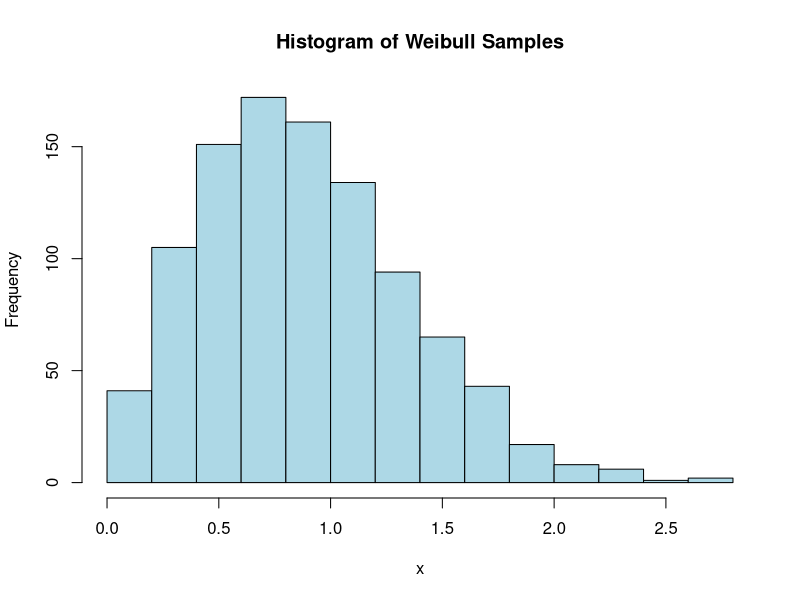
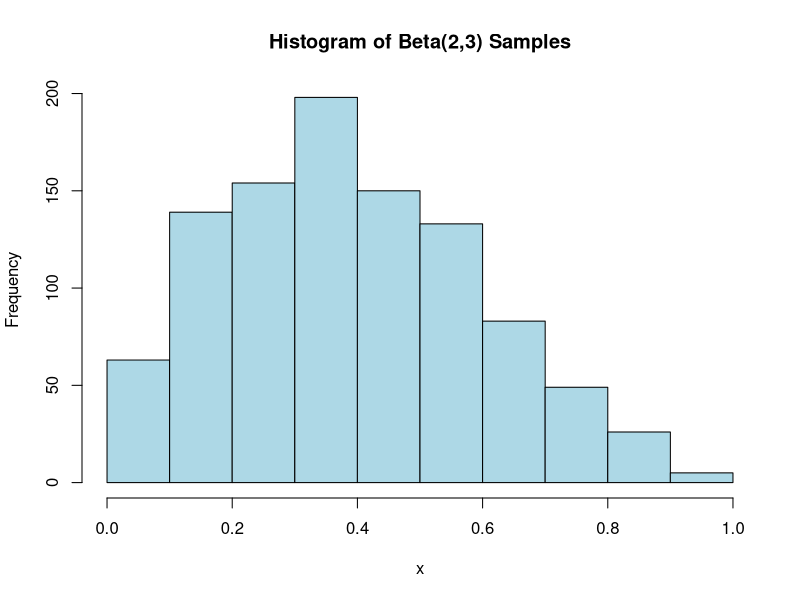
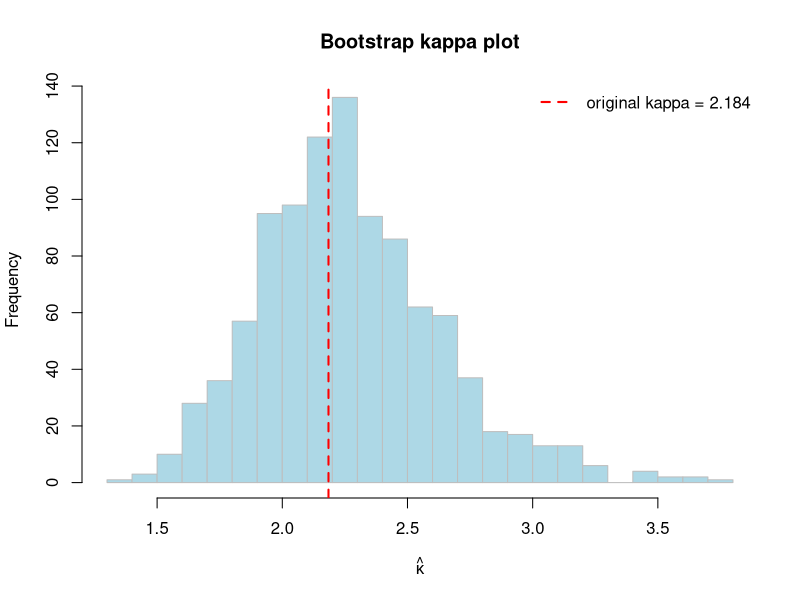

R code for these plots, in order: (Note: this script raises an error after producing the figures.)
## ---- chunk 1
rweibull_custom <- function(n, k, lambda) {
  u <- runif(n)
  
  # Apply the inverse transform method
  x <- lambda * (-log(u))^(1/k)
  
  return(x)
}


set.seed(123)  
samples <- rweibull_custom(n = 1000, k = 2, lambda = 1)
hist(samples, main = "Histogram of Weibull Samples", xlab = "x", col = "lightblue")

## ---- chunk 2
rbeta_custom <- function(n, alpha, beta) {
  x <- rgamma(n, shape = alpha, rate = 1)
  y <- rgamma(n, shape = beta, rate = 1)
  
  samples <- x / (x + y)
  
  return(samples)
}


set.seed(123) 
samples <- rbeta_custom(n = 1000, alpha = 2, beta = 3)
hist(samples, main = "Histogram of Beta(2,3) Samples", xlab = "x", col = "lightblue")

## ---- chunk 3
vonmises_kernel <- function(angle, mean, concentration) {
  exp(concentration * cos(angle - mean))
}

## ---- chunk 4

r_vonmises <- function(num_samples, mean, concentration) {
  result <- numeric(num_samples)
  exp_half_conc <- exp(concentration / 2)
  

  u_upper_bound <- exp_half_conc
  v_lower_bound <- -2 * exp_half_conc * pi
  v_upper_bound <-  2 * exp_half_conc * pi
  
  iteration_count <- 0
  accepted_count  <- 0  
  
  while (accepted_count < num_samples) {
    iteration_count <- iteration_count + 1
    

    u_sample <- runif(1, 0, u_upper_bound)
    v_sample <- runif(1, v_lower_bound, v_upper_bound)
    
    candidate_angle <- v_sample / u_sample
    
    if (candidate_angle > mean - pi && candidate_angle <= mean + pi &&
        u_sample <= exp(concentration * cos(candidate_angle - mean) / 2)) {
      accepted_count <- accepted_count + 1
      result[accepted_count] <- candidate_angle
    }
  }
  

  attr(result, "efficiency") <- num_samples / iteration_count
  result
}


set.seed(01505752)
sample_angle <- r_vonmises(1, 0, 1)
sample_angle

## ---- chunk 5

set.seed(01505752)
num_samples <- 50
mean_direction <- 0
concentration_param <- 2


sample_angles <- r_vonmises(num_samples, mean_direction, concentration_param)


circular_mean <- atan2(mean(sin(sample_angles)), mean(cos(sample_angles)))


R_bar <- sqrt(mean(cos(sample_angles))^2 + mean(sin(sample_angles))^2)

cat("（mean direction）：", circular_mean, "\n")
cat("R_bar：", R_bar, "\n")


estimate_kappa <- function(angles) {
  n <- length(angles)
  R_bar_sample <- sqrt(mean(cos(angles))^2 + mean(sin(angles))^2)

  f <- function(kappa) {
    sqrt(1/n + (n-1)/n * (besselI(kappa, 1)^2 / besselI(kappa, 0)^2)) - R_bar_sample
  }
  

  sol <- uniroot(f, lower = 0, upper = 100)
  sol$root
}


kappa_hat <- estimate_kappa(sample_angles)
cat("original kappa：", kappa_hat, "\n")


B <- 1000        
kappa_boot <- numeric(B)

for (b in 1:B) {
  boot_sample <- sample(sample_angles, size = num_samples, replace = TRUE)
  kappa_boot[b] <- estimate_kappa(boot_sample)
}


hist(kappa_boot, breaks = 30, main = "Bootstrap kappa plot", 
     xlab = expression(hat(kappa)), col = "lightblue", border = "gray")
abline(v = kappa_hat, col = "red", lwd = 2, lty = 2)
legend("topright", legend = paste("original kappa =", round(kappa_hat, 3)),
       col = "red", lwd = 2, lty = 2, bty = "n")

boot_mean <- mean(kappa_boot)
boot_var  <- var(kappa_boot)

cat("Bootstrap kappa mean：", boot_mean, "\n")
cat("Bootstrap kappa Var：", boot_var, "\n")

## ---- chunk 6

# 4. Nonparametric Bootstrap: Resample from the empirical distribution

B <- 1000 
kappa_boot_np <- numeric(B)

for (b in 1:B) {
  boot_sample <- sample(sample_angles, size = n, replace = TRUE)
  kappa_boot_np[b] <- estimate_kappa(boot_sample)
}

boot_np_mean <- mean(kappa_boot_np)
boot_np_var  <- var(kappa_boot_np)
cat("Nonparametric Bootstrap: Mean =", boot_np_mean, "Variance =", boot_np_var, "\n")


hist(kappa_boot_np, breaks = 30, main = "Nonparametric Bootstrap kappa Estimates", 
     xlab = expression(hat(kappa)), col = "lightblue", border = "gray")
abline(v = kappa_hat, col = "red", lwd = 2, lty = 2)
legend("topright", legend = paste("Original kappa =", round(kappa_hat, 3)),
       col = "red", lwd = 2, lty = 2, bty = "n")


# 5. Parametric Bootstrap: Generate new samples from the fitted model

B_param <- 1000  
kappa_boot_param <- numeric(B_param)

for (b in 1:B_param) {

  param_sample <- r_vonmises(n, circular_mean, kappa_hat)
  kappa_boot_param[b] <- estimate_kappa(param_sample)
}

boot_param_mean <- mean(kappa_boot_param)
boot_param_var  <- var(kappa_boot_param)
cat("Parametric Bootstrap: Mean =", boot_param_mean, "Variance =", boot_param_var, "\n")


hist(kappa_boot_param, breaks = 30, main = "Parametric Bootstrap kappa Estimates", 
     xlab = expression(hat(kappa)), col = "lightgreen", border = "gray")
abline(v = kappa_hat, col = "blue", lwd = 2, lty = 2)
legend("topright", legend = paste("Original kappa =", round(kappa_hat, 3)),
       col = "blue", lwd = 2, lty = 2, bty = "n")
## ---- chunk 7

bias_np <- boot_np_mean - kappa_hat
bias_param <- boot_param_mean - kappa_hat

cat("Nonparametric bootstrap estimated bias:", bias_np, "\n")
cat("Parametric bootstrap estimated bias:", bias_param, "\n")

## ---- chunk 8

ci_np <- quantile(kappa_boot_np, c(0.025, 0.975))
ci_param <- quantile(kappa_boot_param, c(0.025, 0.975))

cat("Nonparametric Bootstrap 95% CI:", ci_np, "\n")
cat("Parametric Bootstrap 95% CI:", ci_param, "\n")

true_kappa <- 2  # true shape parameter used in generating the data

contains_true_np <- (true_kappa >= ci_np[1]) && (true_kappa <= ci_np[2])
contains_true_param <- (true_kappa >= ci_param[1]) && (true_kappa <= ci_param[2])

cat("Nonparametric CI contains true kappa?", contains_true_np, "\n")
cat("Parametric CI contains true kappa?", contains_true_param, "\n")

